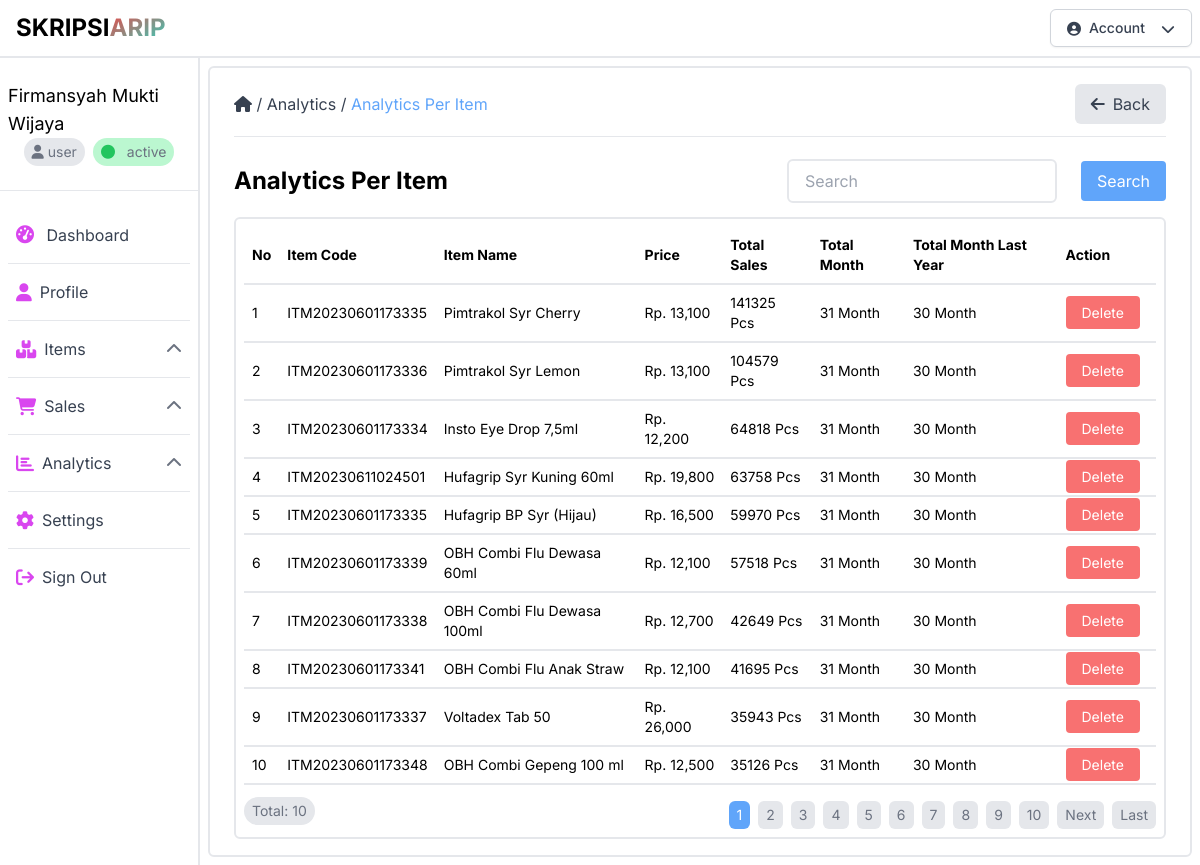
Screenshot of /analytics_per_item.php (signed in) with the database file from the repository.
### tables this page shows
CREATE TABLE `items` (
  `id` int(11) NOT NULL,
  `code` varchar(32) NOT NULL,
  `name` varchar(128) NOT NULL,
  `price` varchar(256) NOT NULL,
  `unit` varchar(32) NOT NULL,
  `stock` varchar(256) NOT NULL,
  `created_at` datetime NOT NULL,
  `updated_at` datetime NOT NULL,
  `id_user` int(11) NOT NULL
);

### public/analytics_per_item.php (the view, shortened to what this page needs)
<?php
require_once("config.php");
$limit = 10;
$page = isset($_GET["page"]) ? (int)$_GET["page"] : 1;
$start = ($page > 1) ? ($page * $limit) - $limit : 0;
$items = mysqli_query($conn, "SELECT i.id, i.code, i.name, i.price,
       SUM(s.sold) AS total_sales,
       COUNT(DISTINCT CONCAT(s.month, s.year)) AS total_month,
       COALESCE(t.total_month_last_year, 0) AS total_month_last_year
FROM items i
LEFT JOIN sales s ON i.id = s.id_item
LEFT JOIN (
   SELECT s1.id_item, COUNT(DISTINCT CONCAT(s1.month, s1.year)) AS total_month_last_year
   FROM sales s1
   WHERE (s1.year >= YEAR(CURDATE()) - 3 AND s1.year <= YEAR(CURDATE()) - 1) -- Tahun ke-3, ke-2, dan ke-1 sejak saat ini
      OR (s1.year = YEAR(CURDATE()) AND s1.month <= MONTH(CURDATE())) -- Bulan-bulan di tahun ini hingga bulan saat ini
   GROUP BY s1.id_item
   HAVING COUNT(DISTINCT CONCAT(s1.month, s1.year)) >= 12
) AS t ON i.id = t.id_item
GROUP BY i.id
ORDER BY total_sales DESC
LIMIT $start, $limit;
");
$next_page = $page + 1;
$no = $start + 1;
?>
<!DOCTYPE html>
<html lang="id">
<head>
    <link rel="stylesheet" href="css/output.css">
    <link rel="stylesheet" href="https://cdnjs.cloudflare.com/ajax/libs/font-awesome/6.4.0/css/all.min.css"
 />
</head>
<body class="font-inter">
    <header class="bg-white w-full border-b-2 border-gray-200">
        <?php
            include("components/navbar.php");
        ?>
    </header>
    <div class="container-fluid mx-auto h-auto">
        <div class="flex">
            <?php
                include("components/sidebar.php");
            ?>
            <div class="w-10/12 h-[calc(100vh-3.5rem)] p-2">
                <div class="w-full h-auto border-2 border-gray-200 rounded-md py-4 px-6">
                    <div class="flex items-center gap-2 mb-3 justify-between">
                        <div>
                            <a href="dashboard.php" class="text-gray-700 hover:text-gray-950"><i class="fas fa-home"></i></a>
                            <span class="text-gray-700">/</span>
                            <a href="analytics.php" class="text-gray-700 hover:text-gray-950">Analytics</a>
                            <span class="text-gray-700">/</span>
                            <a href="analytics_per_item.php" class="text-blue-400 hover:text-blue-600">Analytics Per Item</a>
                        </div>
                        <button class="flex flex-row justify-center items-center bg-gray-200 hover:bg-gray-300 rounded-md px-4 py-2 text-gray-700 space-x-2" onclick="window.history.back();">
                            <i class="fas fa-arrow-left"></i>
                            <span>Back</span>
                        </button>
                    </div>
                    <hr>
                    <div class="flex flex-col gap-4 mt-4">
                        <div class="flex flex-col gap-2">
                            <div class="flex flex-row items-center justify-between">
                                <div class="flex flex-row items-center gap-2">
                                    <h1 class="text-2xl font-bold">Analytics Per Item</h1>
                                </div>
                                <div class="flex flex-row items-center gap-2">
                                    <input type="text" name="search" id="search"
                                        class="border-2 border-gray-200 rounded-md px-4 py-2 focus:outline-none focus:border-blue-400"
                                        placeholder="Search">
                                    <button type="button"
                                        class="bg-blue-400 text-white px-4 py-2 rounded ml-4 my-2 hover:bg-blue-600">
                                        Search
                                    </button>
                                </div>
                            </div>
                            <div class="w-full h-auto border-2 border-gray-200 rounded-md py-2 px-2">
                                <table class="w-full text-left text-sm">
                                    <thead class="border-b-2 border-gray-200">
                                        <tr>
                                            <th class="px-2 py-2">No</th>
                                            <th class="px-2 py-2">Item Code</th>
                                            <th class="px-2 py-2">Item Name</th>
                                            <th class="px-2 py-2">Price</th>
                                            <th class="px-2 py-2">Total Sales</th>
                                            <th class="px-2 py-2">Total Month</th>
                                            <th class="px-2 py-2">Total Month Last Year</th>
                                            <th class="px-2 py-2">Action</th>
                                        </tr>
                                    </thead>
                                    <tbody>
                                        <?php
                                            while($item = mysqli_fetch_assoc($items)){
                                        ?>
                                        <tr class="border-b-2 border-gray-200">
                                            <td class="px-2 py-2"><?php echo $no++; ?></td>
                                            <td class="px-2 py-2"><?php echo $item["code"]; ?></td>
                                            <td class="px-2 py-2"><?php echo $item["name"]; ?></td>
                                            <td class="px-2 py-2">Rp. <?php echo number_format($item["price"]); ?></td>
                                            <td class="px-2 py-2">
                                                <?php echo $item["total_sales"] == null ? 0 : $item["total_sales"]; ?>
                                                Pcs</td>
                                            <td class="px-2 py-2">
                                                <?php echo $item["total_month"] == null ? 0 : $item["total_month"]; ?>
                                                Month</td>
                                            <td class="px-2 py-2">
                                                <?php echo $item["total_month_last_year"] == null ? 0 : $item["total_month_last_year"]; ?>
                                                Month</td>
                                            <td class="px-2 py-2">
                                                <a href="delete_item.php?id=<?php echo $item["id"]; ?>"
                                                    class="bg-red-400 text-white px-4 py-2 rounded hover:bg-red-600 mr-2"
                                                    onclick="return confirm('Are you sure you want to delete this item?');">
                                                    Delete
                                                </a>
                                            </td>
                                        </tr>
                                        <?php
                                            }
                                        ?>
                                    </tbody>
                                </table>
                                <div class="flex flex-row items-center justify-between mt-2">
                                    <h2 class="text-sm text-gray-500 bg-gray-200 px-2 py-1 rounded-full">Total: 10</h2>
                                    <div class="flex flex-row items-center justify-end gap-2 mt-2 text-sm">
                                        <?php
                                            $sql = "SELECT * FROM items";
                                            $result = mysqli_query($conn, $sql);
                                            $total_data = mysqli_num_rows($result);
                                            $total_page = ceil($total_data / $limit);
                                        ?>
                                        <?php
                                            for($i = 1; $i <= $total_page; $i++){
                                                if($i == $page){
                                                    $active = "bg-blue-400 text-white";
                                                }else{
                                                    $active = "bg-gray-200 text-gray-500 hover:bg-gray-400";
                                                }
                                        ?>
                                        <a href="sales_per_item.php?page=<?php echo $i; ?>"
                                            class="<?php echo $active; ?> px-2 py-1 rounded-md">
                                            <?php echo $i; ?>
                                        </a>
                                        <?php
                                            }
                                            if($page < $total_page){
                                        ?>
                                        <a href="sales_per_item.php?page=<?php echo $next_page; ?>"
                                            class="bg-gray-200 text-gray-500 px-2 py-1 rounded-md hover:bg-gray-400">
                                            Next
                                        </a>
                                        <a href="sales_per_item.php?page=<?php echo $total_page; ?>"
                                            class="bg-gray-200 text-gray-500 px-2 py-1 rounded-md hover:bg-gray-400">
                                            Last
                                        </a>
                                        <?php
                                            }
                                        ?>
                                    </div>
                                </div>
                            </div>
                        </div>
                    </div>
                </div>
            </div>
        </div>
</body>
</html>

### rows the page displays
items: code "ITM20230601173335", name "Pimtrakol Syr Cherry", price "13,100", total_sales "141325", total_month "31", total_month_last_year "30"
items: code "ITM20230601173336", name "Pimtrakol Syr Lemon", price "13,100", total_sales "104579", total_month "31", total_month_last_year "30"
items: code "ITM20230601173334", name "Insto Eye Drop 7,5ml", price "12,200", total_sales "64818", total_month "31", total_month_last_year "30"
items: code "ITM20230611024501", name "Hufagrip Syr Kuning 60ml", price "19,800", total_sales "63758", total_month "31", total_month_last_year "30"
items: code "ITM20230601173335", name "Hufagrip BP Syr (Hijau)", price "16,500", total_sales "59970", total_month "31", total_month_last_year "30"
items: code "ITM20230601173339", name "OBH Combi Flu Dewasa 60ml", price "12,100", total_sales "57518", total_month "31", total_month_last_year "30"
items: code "ITM20230601173338", name "OBH Combi Flu Dewasa 100ml", price "12,700", total_sales "42649", total_month "31", total_month_last_year "30"
items: code "ITM20230601173341", name "OBH Combi Flu Anak Straw", price "12,100", total_sales "41695", total_month "31", total_month_last_year "30"
items: code "ITM20230601173337", name "Voltadex Tab 50", price "26,000", total_sales "35943", total_month "31", total_month_last_year "30"
items: code "ITM20230601173348", name "OBH Combi Gepeng 100 ml", price "12,500", total_sales "35126", total_month "31", total_month_last_year "30"

### other values shown
$_SESSION["fullname"] "Firmansyah Mukti Wijaya"
$_SESSION["role"] "user"
$_SESSION["status"] "active"
